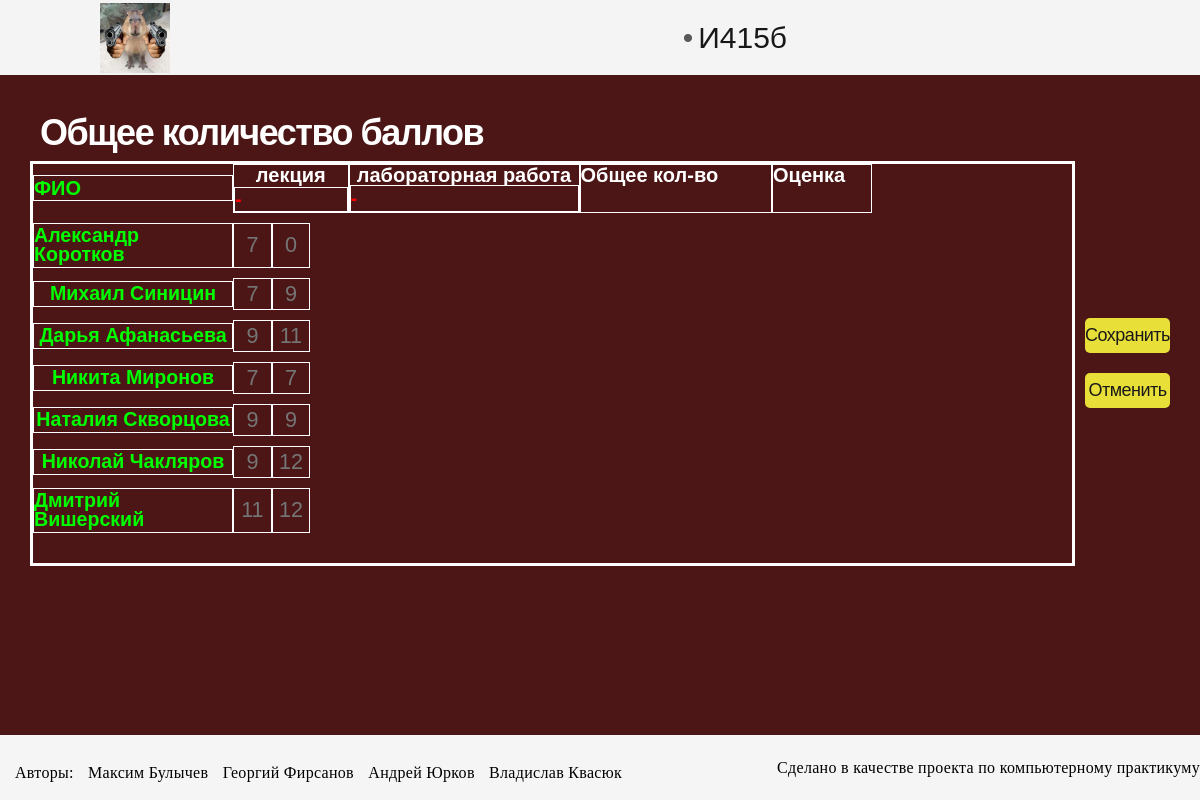
/editTable/7/ (signed in), run on the app's committed database.
### group/models.py (models this page shows, shortened)
class Group(models.Model):
    group_name = models.CharField(max_length=16, null='')

class Category(models.Model):
    cat_name = models.CharField(max_length=32)
    subject = models.ForeignKey(Subject, on_delete=models.CASCADE)

class Atom(models.Model):
    stud_obj = models.ForeignKey(Student, on_delete=models.CASCADE)
    scores = models.IntegerField(default=0)
    category = models.ForeignKey(Category, on_delete=models.CASCADE)
    subject = models.ForeignKey(Subject, on_delete=models.CASCADE, null = True)
    atom_name = models.CharField(max_length=16, null = True)

### main/views.py (the view)
# urls.py: path('editTable/<int:subjID>/', views.editTable, name= "editTable"),
def editTable(request, subjID):
    if request.user.is_authenticated:
            data = get_atoms(request, subjID)
            return render(request, 'front/editTable.html', data)
    else:
        return redirect(views.signup)

### main/api.py (called while the page is built)
def get_atoms(request, subjID):
    if request.user.is_authenticated:
        userID = request.user.id
    else:
        return redirect(views.signup)
    group = Group.objects.get(subject= subjID)
    Students = Student.objects.filter(his_group= group.id)
    Categories = Category.objects.filter(subject= subjID)
    students_list = []
    for student in Students:
        categories_list = []
        for category in Categories:
            atoms = Atom.objects.filter(stud_obj= student.id, category= category.id)
            categories_list.append({"name": category.cat_name, "atoms": atoms})
        students_list.append({"name": student.user.first_name + ' ' + student.user.last_name, "categories": categories_list})
    return({"students": students_list, "group_name": group.group_name})

### main/templates/front/editTable.html (shortened to what this page needs)
<!DOCTYPE html>
{% load static %}
<html lang="en">
<head>
    <link rel="stylesheet" href="{% static "./css/editTable.css" %}">
</head>
<body>
    <div class="wrapper">
        <header class="header">
            <div class="header__img">
                <img src="{% static "/img/Gerb.jpg" %}" alt="Gerb">
            </div>
            <ul class="header__nav">
                <li class="header__item"><a href="{% url 'teacher' %}">{{group_name}}</a></li>
            </ul>
        </header>
        <div class="content">
            <h2 class="content__title">Общее количество баллов</h2>
            <form action="#" class="content__form form">
                <div class="form__table table">
                    <div class="table__row row row_head table__row_main">
                        <div class="row__item row__item_main">ФИО</div>
                        {% if students %}
                        {% with students|first as student %}
                            {% for c in student.categories %}
                            <div class="row__item row__item_main row__item_add">
                                <div class="table__row row row__item_main">
                                    <div class="row_item"> {{c.name}} </div>
                                </div>
                                <div class="table__row row row__item_main">
                                    {% for atom in c.atoms %}
                                    <div class="row_item">{{atom.atom_name}}</div>
                                    {% endfor %}
                                </div>
                            </div>
                            {% endfor %}
                        {% endwith %}
                        {% endif %}
                        <div class="row__item row__item_main">Общее кол-во</div>
                        <div class="row__item row__item_main">Оценка</div>
                    </div>
                    {% for s in students %}
                    <div class="table__row row row_student">
                        <div class="row__item row__item_main">
                            {{s.name}}
                        </div>
                        {% for c in s.categories %}
                            {% for a in c.atoms %}
                            <div class="row__item">
                                <div class="row__pole">
                                    <input id="{{a.id}}" placeholder={{a.scores}} type="text">
                                </div>
                            </div>
                            {% endfor %}
                        {% empty %}
                        <div class="row__item row__item_main">
                            Пусто
                        </div>
                        {% endfor %}
                    </div>
                    {% empty %}
                    <div class="row__item row__item_main">
                        Пусто
                    </div>
                    {% endfor %}
                </div>
                <div class="form__buttons">
                    <button type="submit" class="form__save">Сохранить</button>
                    <button type="reset" class="form__cancel">Отменить</button>
                </div>
            </form>
        </div>
        <footer class="footer">
            <div class="footer__row">
                <div class="footer__authors">
                    Авторы:
                    <a href="https://vk.com/ru.bachatero">Максим Булычев</a>
                    <a href="https://vk.com/firsang">Георгий Фирсанов</a>
                    <a href="https://vk.com/dos100evskiy">Андрей Юрков</a>
                    <a href="https://vk.com/zl0i_belyi">Владислав Квасюк</a>
                </div>
                <div class="footer__goal">
                    Сделано в качестве проекта по компьютерному практикуму
                </div>
            </div>
        </footer>
    </div>
</body>
</html>

### main/static/css/editTable.css (style rules this page uses)
body { font-family: Arial, "Helvetica Neue", Helvetica, sans-serif; background: #4c1616; }
.wrapper { min-height: 100%; overflow: hidden; display: flex; flex-direction: column; }
.header { height: 75px; width: 100%; font-size: 30px; position: sticky; align-self: center; background: #f4f4f4; display: flex; align-items: center; }
.header__img { margin: 0 100px; width: 90px; height: 70px; }
.header__img > * { width: 100%; height: 100%; }
.header__nav { display: flex; gap: 20px; width: 100%; justify-content: space-evenly; }
.header__item { opacity: 0.9; }
.header__item::before { position: relative; margin-right: 5px; content: "•"; opacity: 0.7; }
.header__item > * { color: inherit; }
.content { max-width: 1440px; margin: 0 auto; flex: 1 1 auto; padding: 30px; display: flex; overflow: hidden; flex-direction: column; align-items: center; justify-content: center; }
.footer { background: #f5f5f5; }
.footer__row { display: flex; min-height: 65px; align-items: center; justify-content: space-between; font-family: "Times New Roman", Times, Baskerville, Georgia, serif; font-size: 16px; letter-spacing: 0.3px; }
.footer__authors { margin: 10px 0 0 10px; padding: 5px; }
.footer__authors a { color: black; margin: 0 0 0 10px; text-decoration: none; }
.content { flex: 1 1 auto; display: block; color: #fff; }
.content__form { display: flex; justify-content: center; column-gap: 10px; }
.content__title { font-size: 36px; letter-spacing: -1.5px; font-weight: 700; margin: 10px; }
.content .form__table { display: grid; row-gap: 10px; width: 100%; grid-template-columns: 1fr; grid-template-rows: auto; }
.content .form .table { border: 3px solid white; }
.content .form .table__row { display: flex; }
.content .form .table > * > *:first-child { color: #0f0; font-size: 16px; padding: 1% 0; align-self: center; }
.content .form .table .row { height: 100%; }
.content .form .table .row__item { display: inline-block; flex: 1 1 auto; border: 1px solid white; }
.content .form .table .row__item_main { font-size: 20px; font-weight: 600; letter-spacing: 0px; }
.content .form .table .row__item_add { display: flex; flex-direction: column; align-items: center; }
.content .form .table .row__item_add > *:last-child { width: 100%; color: #f00; display: flex; justify-content: space-evenly; align-items: center; }
.content .form .table .row__item_add > *:last-child > * { flex: 1 1 auto; padding: 1% 0; border: 1px solid white; }
.content .form .table .row_head { display: grid; grid-template-rows: 1fr; grid-template-columns: minmax(100px, 200px) minmax(100px, 3fr) minmax(100px, 6fr) minmax(100px, 5fr) repeat(3, minmax(100px, 1fr)); }
.content .form .table .row_student { display: grid; grid-template-rows: 1fr; grid-template-columns: minmax(100px, 200px) repeat(14, minmax(20px, 1fr)) repeat(3, minmax(100px, 1fr)); }
.content .form .table .row_student .row__pole > * { background: inherit; color: #fff; margin: 2px; font-size: 1.2em; text-align: center; width: 90%; }
.content .form .table .row_student .row__item { display: flex; justify-content: center; align-items: center; font-size: 18px; }
.content .form .table .row_student .row__item_main { font-size: 1.4em; }
.content .form__buttons { display: flex; flex-direction: column; justify-content: center; row-gap: 20px; width: 8%; }
.content .form__buttons > * { font-size: 18px; color: #191919; letter-spacing: -0.5px; height: 35px; border-radius: 5px; background: rgb(232, 223, 57); }

### main/static/css/zero_style.css (style rules this page uses)
* { padding: 0; margin: 0; border: 0; }
*,*::before,*::after { -moz-box-sizing: border-box; -webkit-box-sizing: border-box; box-sizing: border-box; }
nav,footer,header,aside { display: block; }
html,body { height: 100%; width: 100%; line-height: 1; font-size: 14px; -ms-text-size-adjust: 100%; -moz-text-size-adjust: 100%; -webkit-text-size-adjust: 100%; }
input,button,textarea { font-family: inherit; }
button { cursor:pointer; }
a,a:visited { text-decoration: none; }
ul li { list-style: none; }
img { vertical-align: top; }

### data on the page
Group: group_name "И415б"
Category: name "лекция"
Atom: atom_name "-", scores "7"
Category: name "лабораторная работа"
Atom: atom_name "-", scores "0"
Atom: scores "7"
Atom: scores "9"
Atom: scores "9"
Atom: scores "11"
Atom: scores "7"
Atom: scores "7"
Atom: scores "9"
Atom: scores "9"
Atom: scores "9"
Atom: scores "12"
Atom: scores "11"
Atom: scores "12"

### other printed values
{{ s.name }} "Александр Коротков" "Михаил Синицин" "Дарья Афанасьева" "Никита Миронов" "Наталия Скворцова" "Николай Чакляров" "Дмитрий Вишерский"
